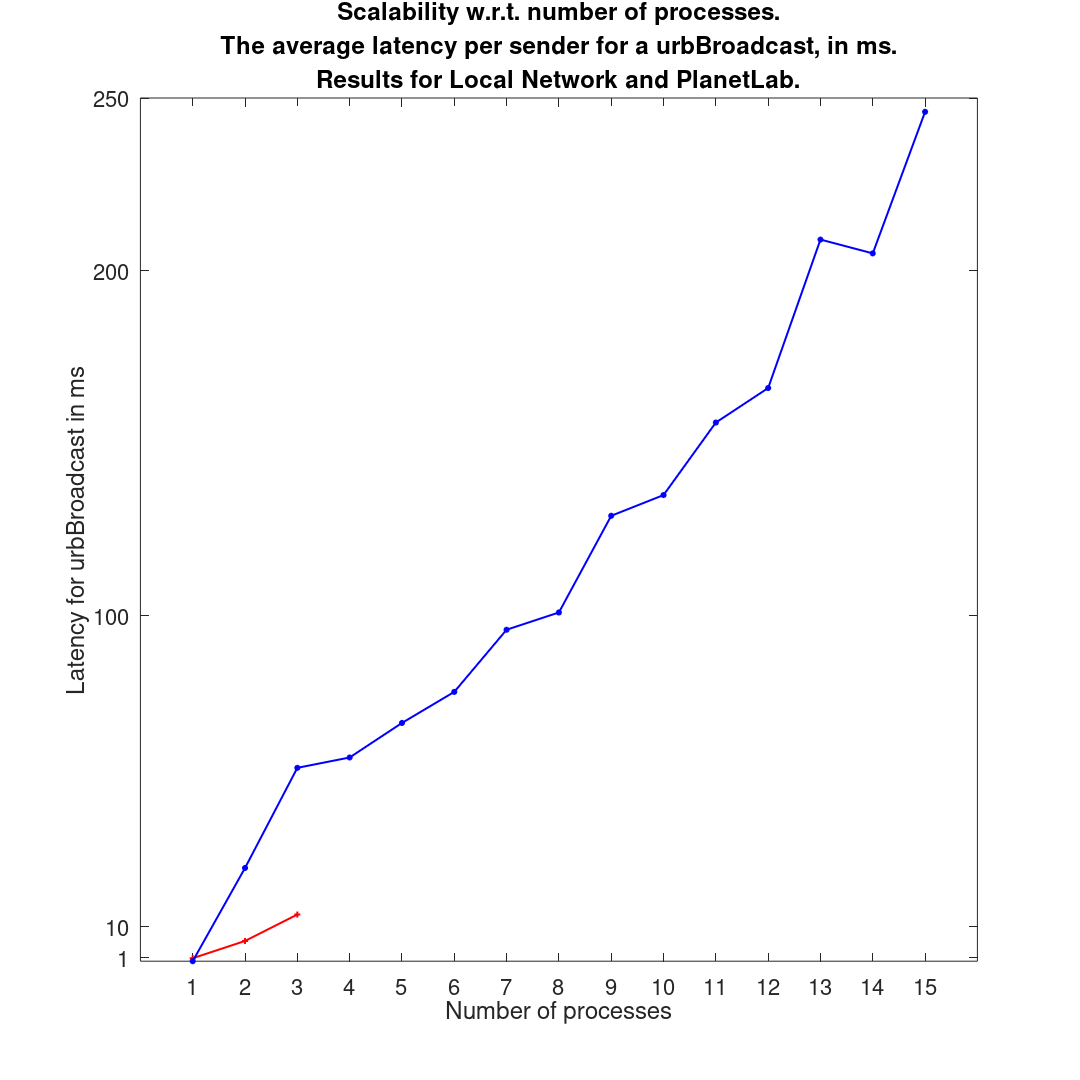

The MATLAB script that drew this image:
clf
set(0,'DefaultFigureVisible','off')
figure('DefaultAxesFontSize',22);
x = [;1;2;3];
y = [;0.8554573236594786;5.862378758518694;13.516713898399098];
plot(x,y, 'r-+', 'linewidth', 2);
hold on
x2 = [;1;2;3;4;5;6;7;8;9;10;11;12;13;14;15];
y2 = [;0;27;56;59;69;78;96;101;129;135;156;166;209;205;246];
plot(x2,y2,'b-*', 'linewidth', 2);
title({'Scalability w.r.t. number of processes.', 'The average latency per sender for a urbBroadcast, in ms.', 'Results for Local Network and PlanetLab.'})
xlabel('Number of processes')
xticks([1, 2, 3, 4, 5, 6, 7, 8, 9, 10, 11, 12, 13, 14, 15])
ylabel('Latency for urbBroadcast in ms')
yticks([1.0, 10.0, 100.0,200.0, 250.0, 1000.0])
set(gcf, 'PaperPosition', [0.0 0.0 15 15]);
set(gcf, 'PaperSize', [15 15]);
saveas(gcf, 'exp1_pl_lat_new.pdf')
